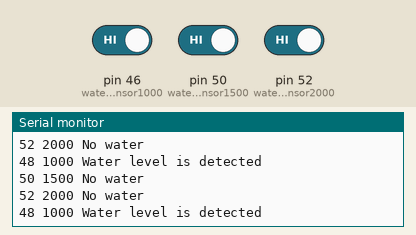
This sketch was run on a simulated Arduino Mega 2560, built with avr-gcc and run on an emulated ATmega2560. On the bench: the last lines printed to the serial monitor. The test bench sets the inputs (shaded band); at power-on: pin 46 (water_level_sensor1000) HIGH, pin 50 (water_level_sensor1500) HIGH, pin 52 (water_level_sensor2000) HIGH.

Above: at 10.8 s.
10.9 s: pin 46 (water_level_sensor1000) driven LOW
At 16.5 s:
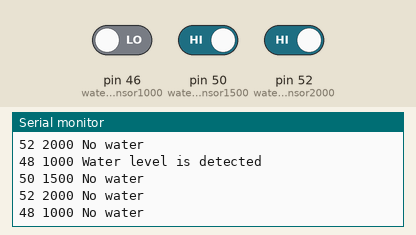
16.9 s: pin 50 (water_level_sensor1500) driven LOW
At 22.7 s:
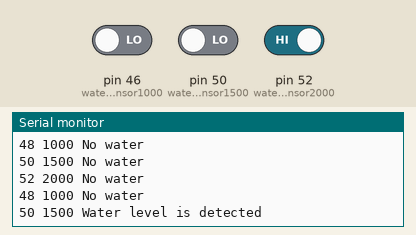
22.9 s: pin 52 (water_level_sensor2000) driven LOW
At 29.6 s:
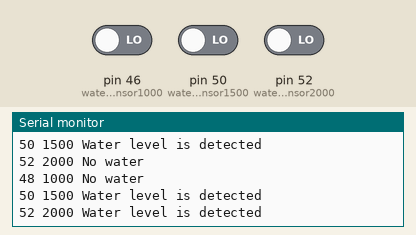
Timing chart, 0 to 31.1 s (numbered marks = the images above; inputs shaded):
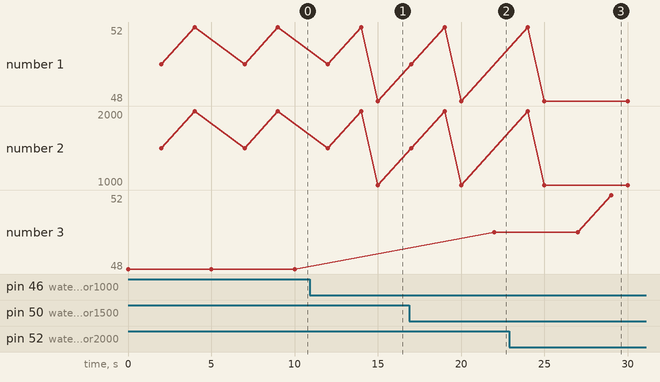

The sketch:

Test_Water_Level_Sensor.ino
```cpp
#define water_level_sensor1000 46
#define water_level_sensor1500 50
#define water_level_sensor2000 52
int watersensor1000;
int watersensor1500;
int watersensor2000;

void Baca() {
  watersensor1000=digitalRead(water_level_sensor1000);
  watersensor1500=digitalRead(water_level_sensor1500);
  watersensor2000=digitalRead(water_level_sensor2000);
  if (watersensor1000==HIGH) {
      Serial.println("48 1000 Water level is detected");
      delay(1000);
  }

  else {
      Serial.println("48 1000 No water");
      delay(1000);
  }

  delay(1000);
  if (watersensor1500==LOW) {
      Serial.println("50 1500 Water level is detected");
      delay(1000);
  }

  else {
      Serial.println("50 1500 No water");
      delay(1000);
  }

  delay(1000);
  if (watersensor2000==LOW) {
      Serial.println("52 2000 Water level is detected");
      delay(1000);
  }

  else {
      Serial.println("52 2000 No water");
      delay(1000);
  }
}

void setup() {
  Serial.begin(9600);
  pinMode(water_level_sensor1000,INPUT_PULLUP);
  pinMode(water_level_sensor1500,INPUT_PULLUP);
  pinMode(water_level_sensor2000,INPUT_PULLUP);
}

void loop() {
  Baca();
}
```

Measured:
- after the input at 10.9 s, the serial monitor: prints a new line after 4.1 s (image 1)
- after the input at 16.9 s, the serial monitor: prints a new line after 5.1 s (image 2)
- after the input at 22.9 s, the serial monitor: prints a new line after 6.1 s (image 3)
